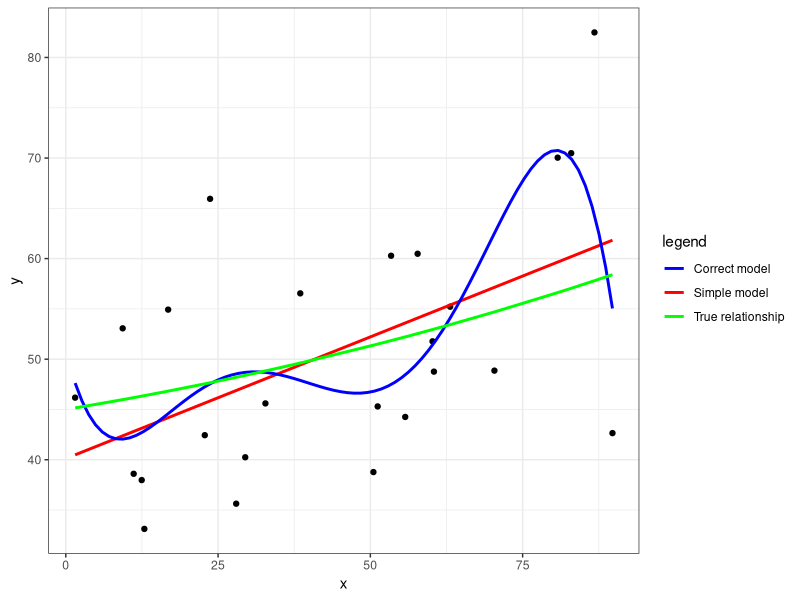

Write R code to recreate this figure.
## ---- chunk 1
knitr::opts_chunk$set(echo = TRUE)
library(tidyverse)
## ---- chunk 2
set.seed(3)
n <- 25
x <- runif(n, 0, 100)
sigma <- 10
error <- rnorm(n, 0, sd = sigma)
y <- 45 + 0.1*x + 5e-4*x^2 + 5e-7*x^3 + 5e-10*x^4 + 5e-13*x^5 + error
true_y <- y - error
## simple model
simple_model <- lm(y~x)
## correct model
correct_model <- lm(y~poly(x,5))
## visualization
xy <- data.frame(x,y,true_y=true_y)

xy %>% ggplot() + 
  aes(x = x, y = y) + 
  geom_point() + 
  geom_smooth(method = "lm", formula = y~x, se = F, aes(color="Simple model")) + 
  geom_smooth(method = "lm", formula = y~poly(x, 5), se = F, aes(color="Correct model")) +
  geom_line(aes(x = x, y = true_y, color="True relationship"), size = 1) +
  scale_colour_manual(name="legend", values=c("blue", "red", "green")) + theme_bw()
summary(correct_model)

## quality of fit
mean(abs(simple_model$fitted.values - y))
mean(abs(correct_model$fitted.values - y))
